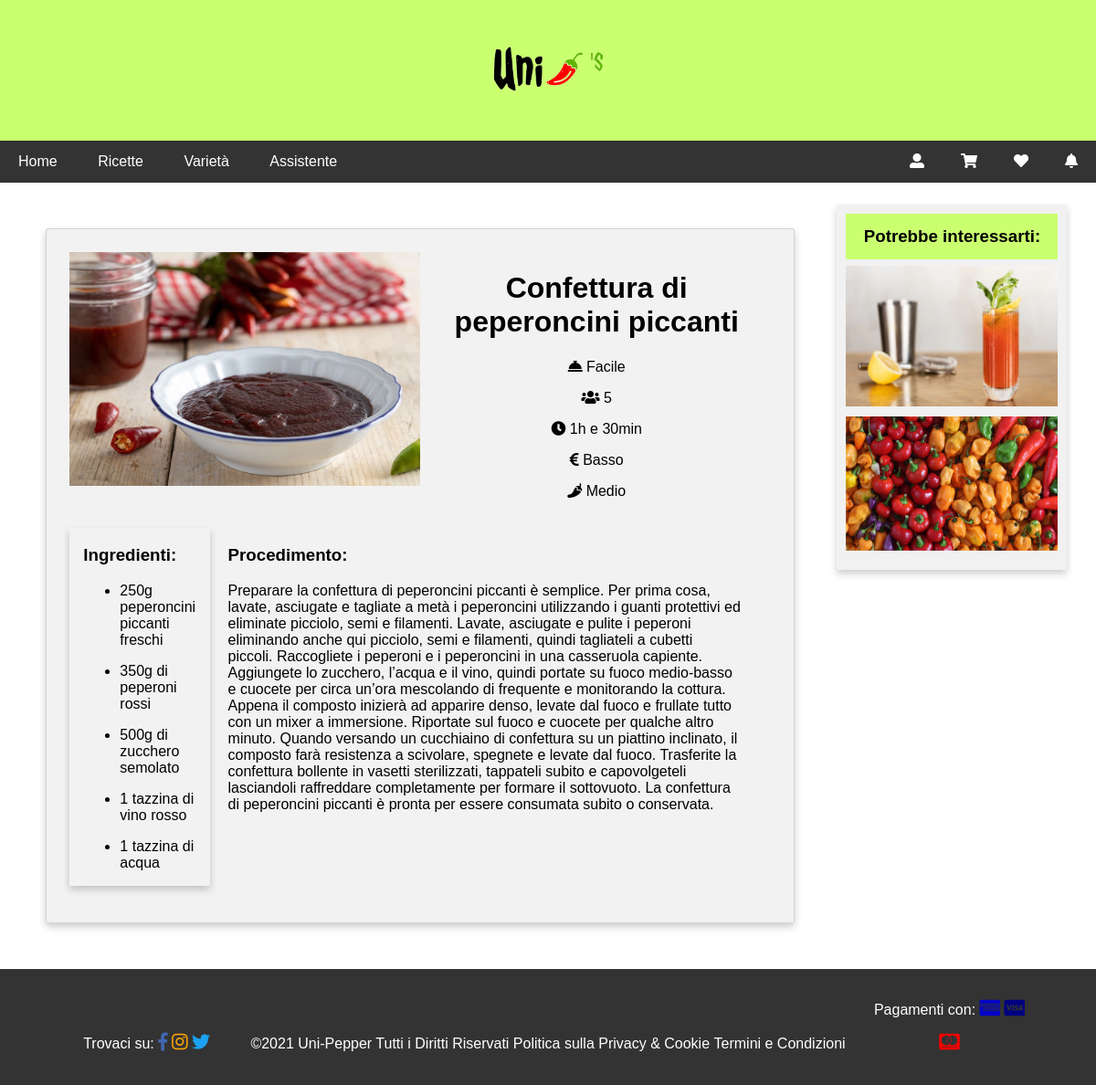
/ricetta.php?id=5, run on the app's committed database.
### tables this page shows
CREATE TABLE `ricette` (
  `IdRicetta` int(11) NOT NULL,
  `NomeRicetta` varchar(255) NOT NULL,
  `ImmagineRicetta` varchar(255) NOT NULL,
  `Ingredienti` text NOT NULL,
  `Procedimento` text NOT NULL,
  `Difficolta` varchar(20) NOT NULL,
  `Persone` int(5) NOT NULL,
  `Tempo` varchar(10) NOT NULL,
  `Costo` varchar(20) NOT NULL,
  `GradoPiccantezza` varchar(20) NOT NULL
);

### ricetta.php (called while the page is built, shortened)
<?php
require_once 'bootstrap.php';
$templateParams["titolo"] = "Uni-Pepper's - Ricetta";
$templateParams["nome"] = "singola-ricetta.php";
$templateParams["ricettecasuali"] = $dbh->getRandomRecipe(1);
$idricetta = -1;
if(isset($_GET["id"])){
    $idricetta = $_GET["id"];
}
$templateParams["pagina"] = "ricetta.php?id=".$idricetta;
$templateParams["ricetta"] = $dbh->getRecipeById($idricetta);
$ingredientiRicetta = explode(',', $templateParams["ricetta"][0]["Ingredienti"]);
require 'template/base.php';
?>

### db/database.php (called while the page is built, shortened)
<?php
class DatabaseHelper{
    private $db;
    public function __construct($servername, $username, $password, $dbname, $port){
        $this->db = new mysqli($servername, $username, $password, $dbname, $port);
    }
    public function getRandomRecipe($n){
        $stmt = $this->db->prepare("SELECT IdRicetta, NomeRicetta, ImmagineRicetta, Difficolta, Tempo, Costo FROM ricette ORDER BY RAND() LIMIT ?");
        $stmt->bind_param('i',$n);
        $stmt->execute();
        $result = $stmt->get_result();
        return $result->fetch_all(MYSQLI_ASSOC);
    }
    public function getRecipeById($id){
        $query = "SELECT IdRicetta, NomeRicetta, ImmagineRicetta, Ingredienti, Procedimento, Difficolta, Persone, Tempo, Costo, GradoPiccantezza FROM ricette WHERE IdRicetta=?";
        $stmt = $this->db->prepare($query);
        $stmt->bind_param('i',$id);
        $stmt->execute();
        $result = $stmt->get_result();
        return $result->fetch_all(MYSQLI_ASSOC);
    }
}
?>

### bootstrap.php (called while the page is built, shortened)
<?php
require_once("db/database.php");
$dbh = new DatabaseHelper("localhost", "root", "", "unipeppers", 3306);
?>

### template/singola-ricetta.php (the view)
<?php if(count($templateParams["ricetta"])==0): ?>
    <article>
        <h1>Ci dispiace, qualcosa è andato storto</h1>
    </article>
<?php else: $ricetta = $templateParams["ricetta"][0]; ?>
    <div class="info-ricetta">
        <img src="<?php echo UPLOAD_DIR_RECIPES.$ricetta["ImmagineRicetta"]; ?>" alt="Immagine <?php echo $ricetta["NomeRicetta"];?>"/>
        <div class="livello">
            <h1><?php echo $ricetta["NomeRicetta"];?></h1>
            <p><span class="fas fa-concierge-bell"></span> <?php echo $ricetta["Difficolta"];?></p>
            <p><span class="fas fa-users"></span> <?php echo $ricetta["Persone"];?></p>
            <p><span class="fas fa-clock"></span> <?php echo $ricetta["Tempo"];?></p>
            <p><span class="fas fa-euro-sign"></span> <?php echo $ricetta["Costo"];?></p>
            <p><span class="fas fa-pepper-hot"></span> <?php echo $ricetta["GradoPiccantezza"];?></p>
        </div>
        <div class="ingredienti">
            <h3>Ingredienti:</h3>
            <?php foreach ($ingredientiRicetta as $ingredienti) :?>
            <ul>
                <li><?php echo $ingredienti;?></li>
            </ul>
            <?php endforeach;?>
        </div>
        <div class="procedimento">
            <h3>Procedimento:</h3>
            <p><?php echo $ricetta["Procedimento"];?></p>
        </div>
    </div>
<?php endif; ?>

### template/base.php (shortened to what this page needs)
<!DOCTYPE html>
<html lang="it">
<head>
    <link rel="stylesheet" href="https://use.fontawesome.com/releases/v5.7.0/css/all.css">
    <link rel="stylesheet" href="css/style.css" >
    <link rel="stylesheet" href="css/styleClass.css" >
    <link rel="stylesheet" href="css/carrello.css" >
    <link rel="stylesheet" href="css/notifiche.css" >
</head>
<body>
    <header>
        <img src="upload/logo.png" alt="logo"/>
    </header>
    <nav class="topnav" id="myTopnav">
        <a href="index.php" title="home" <?php isActive("index.php");?>>Home</a>
        <a href="ricette.php" title="ricette" <?php isActive("ricette.php");?>>Ricette</a>
        <a href="varieta.php" title="varieta" <?php isActive("varieta.php");?>>Variet&agrave;</a>
        <a href="assistente.php" title="assistente" <?php isActive("assistente.php");?>>Assistente</a>
        <a id="main" onclick="openNav()" class="right" title="notifiche" ><span class="fas fa-bell" title="Notifiche"></span></a>
        <a href="preferiti.php" title="preferiti" class="right<?php isEchoActive("preferiti.php");?>"><span class="fas fa-heart" title="Preferiti"></span></a>
        <a href="carrello.php" title="carrello" class="right <?php isEchoActive("carrello.php");?>"><span class="fas fa-shopping-cart" title="Carrello"></span></a>
        <a href="login.php" title="login" class="right <?php isEchoActive("login.php");?>"><span class="fas fa-user-alt" title="Utente"></span></a>
    </nav>
    <main>
        <?php if(isset($templateParams["nome"])){
        require($templateParams["nome"]);
        }
        ?>
    </main>
    <aside>
        <h3>Potrebbe interessarti:</h3>
        <?php $ricettacasuale = $templateParams["ricettecasuali"][0];?>
        <div class="aside">
            <img src="<?php echo UPLOAD_DIR_RECIPES.$ricettacasuale["ImmagineRicetta"]?>" alt="Immagine <?php echo $ricettacasuale["NomeRicetta"]?>">
        </div>
        <div class="aside">
            <img src="upload/peperonciniVar.jpg" alt="Varietà">
        </div>
    </aside>
    <footer>
        <section class="social">
            <p>Trovaci su:</p>
            <a href="http://www.facebook.com" title="facebook" ><span class="fab fa-facebook-f" title="Facebook" style="color: #4267B2;"></span></a>
            <a href="http://instagram.com" title="instagram" ><span class="fab fa-instagram" title="Instagram" style="color: orange;"></span></a>
            <a href="http://twitter.com" title="twitter" ><span class="fab fa-twitter" title="Twitter" style="color: #1DA1F2;"></span></a>
        </section>
        <section class="contatti">
            <p>©2021 Uni-Pepper Tutti i Diritti Riservati</p>
            <a href="privacy.php">Politica sulla Privacy & Cookie</a>
            <a href="termini.php">Termini e Condizioni</a>
        </section>
        <section class="pagamenti">
            <p>Pagamenti con:</p>
            <a href="http://americanexpress.com" title="americanexpress" ><span class="fab fa-cc-amex" title="American Express" style="color: rgb(4, 4, 199);"></span></a>
            <a href="http://visa.com" title="visa" ><span class="fab fa-cc-visa" title="Visa" style="color: navy;"></span></a>
            <a href="http://mastercard.com" title="mastercard" ><span class="fab fa-cc-mastercard" title="Mastercard" style="color: red;"></span></a>
        </section>
    </footer>
</body>
</html>

### css/style.css (style rules this page uses)
* { box-sizing: border-box; }
body { font-family: Arial, Helvetica, sans-serif; margin: 0; }
header { padding: 50px; text-align: center; background: #caff70; color: black; }
header img { height: 50px; }
nav { overflow: hidden; background-color: #333; }
nav a:not(.right) { width: auto; display: inline-block; color: white; text-align: center; padding: 14px 20px; text-decoration: none; }
main { background-color: white; padding: 10px; margin: 2%; }
aside { background-color: #f1f1f1; box-shadow: 0 4px 8px 0 rgba(0, 0, 0, 0.2); padding: 10px; margin: 2%; text-align: center; }
aside h3 { background-color: #caff70; padding: 6% 2%; margin: 0; }
body > footer { padding: 20px; text-align: center; color: white; background: #333; }
body footer a { text-decoration: none; color: white; }
body footer span { font-size: 20px; }
footer section p, footer section a { display: inline-block; }
@media screen and (min-width: 768px) { main, aside { display: inline-block; vertical-align: top; } }
@media screen and (min-width: 768px) { aside { width: 21%; } }
@media screen and (min-width: 768px) { main { width: 70%; } }
@media screen and (min-width: 768px) { nav a { display: inline-block; width: auto; color: white; text-align: center; padding: 14px 20px; text-decoration: none; } }
@media screen and (min-width: 768px) { nav a.right { float: right; } }
@media screen and (min-width: 768px) { body footer section { display: inline-block; } }

### css/styleClass.css (style rules this page uses)
nav .right { display: none; }
.info-ricetta { box-shadow: 0 4px 8px 0 rgba(0, 0, 0, 0.2); background-color: #f2f2f2; border: 1px solid lightgrey; border-radius: 3px; width: 100%; margin: 2%; padding: 3%; }
.info-ricetta img { max-width: 100%; }
.info-ricetta .livello { text-align: center; }
.info-ricetta .livello p { display: inline-block; margin-top: 0; }
.aside img { max-width: 100%; }
.aside { position: relative; padding: 0; margin-top: 3%; margin-bottom: 3%; margin-left: auto; margin-right: auto; width: 100%; max-width: 100%; }
@media screen and (min-width: 768px) { nav a.right { float: right; display: inline-flex; width: auto; color: white; text-align: center; padding: 14px 20px; text-decoration: none; } }
@media screen and (min-width: 768px) { .social, .pagamenti { width: 15%; } }
@media screen and (min-width: 768px) { .contatti { width: 60%; } }
@media screen and (min-width: 768px) { .info-ricetta img, .info-ricetta .livello { display: inline-block; vertical-align: top; } }
@media screen and (min-width: 768px) { .livello { width: 45%; text-align: left; margin-left: 2%; } }
@media screen and (min-width: 768px) { .info-ricetta img { max-width: 50%; } }
@media screen and (min-width: 768px) { .info-ricetta .ingredienti, .info-ricetta .procedimento { display: inline-block; margin: 2% 0; padding: 0 2%; } }
@media screen and (min-width: 768px) { .livello p { display: block; width: 100%; text-align: center; } }
@media screen and (min-width: 768px) { .ingredienti { max-width: 20%; box-shadow: 0 4px 8px 0 rgba(0, 0, 0, 0.2); margin-right: 2%; } }
@media screen and (min-width: 768px) { .procedimento { vertical-align: top; max-width: 77%; } }

### css/carrello.css (style rules this page uses)
a { text-decoration: none; color: black; }

### css/notifiche.css (style rules this page uses)
#main { transition: margin-right .5s; }

### data on the page
ricette: ImmagineRicetta (picture), NomeRicetta "Confettura di peperoncini piccanti", Difficolta "Facile", Persone "5", Tempo "1h e 30min", Costo "Basso", GradoPiccantezza "Medio", Ingredienti "250g peperoncini piccanti freschi", Ingredienti "350g di peperoni rossi", Ingredienti "500g di zucchero semolato", Ingredienti "1 tazzina di vino rosso", Ingredienti "1 tazzina di acqua", Procedimento "Preparare la confettura di peperoncini piccanti è semplice. Per prima cosa, lavate, asciugate e tagliate a metà i peperoncini utilizzando i guanti protettivi ed eliminate picciolo, semi e filamenti. Lavate, asciugate e pulite i peperoni eliminando anche qui picciolo, semi e filamenti, quindi tagliateli a cubetti piccoli. Raccogliete i peperoni e i peperoncini in una casseruola capiente. Aggiungete lo zucchero, l’acqua e il vino, quindi portate su fuoco medio-basso e cuocete per circa un’ora mescolando di frequente e monitorando la cottura. Appena il composto inizierà ad apparire denso, levate dal fuoco e frullate tutto con un mixer a immersione. Riportate sul fuoco e cuocete per qualche…"
ricette: ImmagineRicetta (picture)
